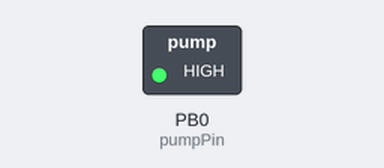
The sketch below on a simulated ATtiny85, built with avr-gcc and run on an emulated ATtiny85. On the bench: switched loads named in the sketch (green lamp = pin HIGH).

Above: at 0.1 s.
At 7.6 s:
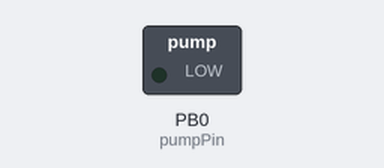
Timing chart, 0 to 9.1 s (numbered marks = the images above):
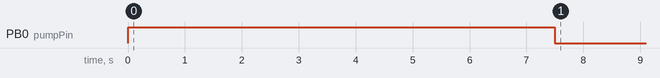

Measured:
- by itself, PB0 (pumpPin): HIGH → LOW at 7.5 s

The sketch:

moistSenseTimerElapsed.ino
```cpp
#include <elapsedMillis.h>
// see warning above about FioV3
const int pumpPin =  PB0;      // the number of the LED pin
// Pin 13 has an LED connected on most Arduino boards.
// if using Arduino IDE 1.5 or above you can use pre-defined
// LED_BUILTIN  instead of 'led'
//
elapsedMillis timer0;

// attiny85 1000 = 10 sec
// attiny85 100 = 1 sec * 60 = 6000

#define timerinterval 360000 // 1 hour?
#define pumpinterval  7500 // 1 min
//#define pumpinterval  15000 // 2min

// the interval in mS
boolean pumpActive = false;


// the setup routine runs once when you press reset:
void setup() {
  // initialize the digital pin as an output.
  pinMode(pumpPin, OUTPUT);
  timer0 = 0; // clear the timer at the end of startup

  pumpActive = true;
  digitalWrite(pumpPin, HIGH);    // turn the LED off by making the voltage LOW

}

void loop() {
  if (pumpActive == false)
  {
     if (timer0 > timerinterval) {
      timer0 -= timerinterval; //reset the timer
      pumpActive = true;
      digitalWrite(pumpPin, HIGH);    // turn the LED off by making the voltage LOW
     }
  }else{
     if (timer0 > pumpinterval) {
      timer0 -= pumpinterval; //reset the timer
      pumpActive = false;
      digitalWrite(pumpPin, LOW);    // turn the LED off by making the voltage LOW
     }

  }

}
```
